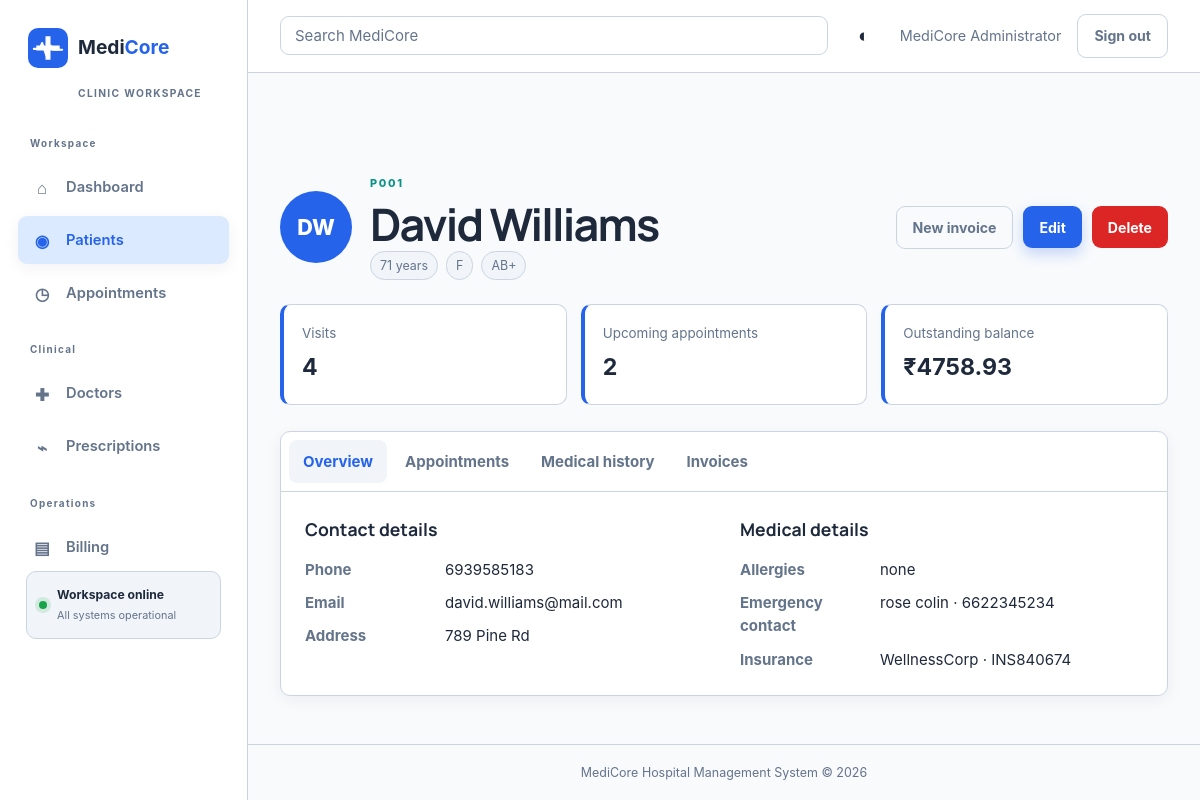
/patients/1 (signed in), run on the app's committed database.
### app/models.py (models this page shows, shortened)
class User(UserMixin, db.Model):
    id = db.Column(db.Integer, primary_key=True)
    full_name = db.Column(db.String(120), nullable=False)
    username = db.Column(db.String(80), unique=True, nullable=False, index=True)
    email = db.Column(db.String(120), unique=True, nullable=False, index=True)
    password_hash = db.Column(db.String(255), nullable=False)
    role = db.Column(db.String(20), nullable=False, default="receptionist")
    is_active = db.Column(db.Boolean, nullable=False, default=True)
    failed_login_count = db.Column(db.Integer, nullable=False, default=0)
    locked_until = db.Column(db.DateTime)
    last_login_at = db.Column(db.DateTime)
    created_at = db.Column(db.DateTime, nullable=False, default=datetime.utcnow)

class Patient(db.Model):
    id = db.Column(db.Integer, primary_key=True)
    patient_code = db.Column(db.String(20), unique=True, nullable=False, index=True)
    first_name = db.Column(db.String(80), nullable=False)
    last_name = db.Column(db.String(80), nullable=False)
    dob = db.Column(db.Date, nullable=False)
    gender = db.Column(db.String(20), nullable=False)
    blood_group = db.Column(db.String(10))
    phone = db.Column(db.String(10), nullable=False)
    email = db.Column(db.String(120))
    address = db.Column(db.Text)
    registration_date = db.Column(db.Date)
    insurance_provider = db.Column(db.String(120))
    insurance_number = db.Column(db.String(80))
    emergency_contact_name = db.Column(db.String(120))
    emergency_contact_phone = db.Column(db.String(10))
    allergies = db.Column(db.Text)
    created_at = db.Column(db.DateTime, nullable=False, default=datetime.utcnow)
    @property
    def age(self):
        today = date.today()
        return today.year - self.dob.year - ((today.month, today.day) < (self.dob.month, self.dob.day))
    @property
    def full_name(self):
        return f"{self.first_name} {self.last_name}"

### app/routes/patients.py (the view)
@patients_bp.route("/<int:patient_id>")
@permission_required("patients.read")
def detail(patient_id):
    patient = db.get_or_404(Patient, patient_id)
    if not can_access_patient(patient):
        return "Forbidden", 403
    record_event("patient_viewed", resource_type="patient", resource_id=patient.id)
    upcoming = sorted(
        [appointment for appointment in patient.appointments if appointment.status == "scheduled"],
        key=lambda appointment: (appointment.appointment_date, appointment.appointment_time),
    )
    records = sorted(patient.medical_records, key=lambda record: record.visit_date, reverse=True)
    return render_template("patients/detail.html", patient=patient, upcoming=upcoming, records=records)

### app/__init__.py (called while the page is built)
@login_manager.user_loader
def load_user(user_id):
    from app.models import User
    return db.session.get(User, int(user_id))

### app/models.py (called while the page is built)
    @property
    def balance(self):
        return self.total - self.amount_paid

### app/security/audit.py (called while the page is built)
def record_event(action, *, resource_type=None, resource_id=None, success=True, context=None, commit=True):
    event = AuditEvent(
        user_id=current_user.id if current_user.is_authenticated else None,
        user_role=current_user.role if current_user.is_authenticated else None,
        action=action,
        resource_type=resource_type,
        resource_id=str(resource_id) if resource_id is not None else None,
        ip_address=request.remote_addr if has_request_context() else None,
        user_agent=(request.user_agent.string[:512] if has_request_context() else None),
        success=success,
        context=context[:500] if context else None,
    )
    db.session.add(event)
    if commit:
        db.session.commit()
    return event

### app/security/permissions.py (called while the page is built)
def has_permission(permission):
    return current_user.is_authenticated and permission in ROLE_PERMISSIONS.get(current_user.role, set())

def permission_required(permission):
    def decorator(view):
        @wraps(view)
        @login_required
        def wrapped(*args, **kwargs):
            if not has_permission(permission):
                abort(403)
            return view(*args, **kwargs)
        return wrapped
    return decorator

def can_access_patient(patient):
    if not current_user.is_authenticated:
        return False
    if current_user.role in {"admin", "receptionist"}:
        return True
    if current_user.role == "doctor":
        return any(appointment.doctor.user_id == current_user.id for appointment in patient.appointments)
    if current_user.role == "nurse":
        return any(appointment.doctor.user_id == current_user.id for appointment in patient.appointments)
    return False

### app/templates/patients/detail.html (shortened to what this page needs)
{% extends 'base.html' %}
{% block content %}
<div class="patient-header"><div class="avatar">{{ patient.first_name[0] }}{{ patient.last_name[0] }}</div><div><p class="eyebrow">{{ patient.patient_code }}</p><h1>{{ patient.full_name }}</h1><div class="chip-row"><span class="chip">{{ patient.age }} years</span><span class="chip">{{ patient.gender }}</span><span class="chip">{{ patient.blood_group or 'Blood group not recorded' }}</span></div></div><div class="header-actions">{% if current_user.role in ['admin', 'accountant', 'billing_staff'] %}<a class="button button-quiet" href="{{ url_for('billing.new_invoice', patient_id=patient.id) }}">New invoice</a>{% endif %}{% if current_user.role in ['admin', 'receptionist'] %}<a class="button button-primary" href="{{ url_for('patients.edit', patient_id=patient.id) }}">Edit</a>{% endif %}{% if current_user.role == 'admin' %}<form method="post" action="{{ url_for('patients.delete', patient_id=patient.id) }}" onsubmit="return confirm('Delete this patient record?')"><input type="hidden" name="csrf_token" value="{{ csrf_token() }}"><button class="button button-danger" type="submit">Delete</button></form>{% endif %}</div></div>
<div class="quick-stats"><div><span>Visits</span><strong>{{ patient.medical_records|length }}</strong></div><div><span>Upcoming appointments</span><strong>{{ upcoming|length }}</strong></div><div><span>Outstanding balance</span><strong>₹{{ '%.2f'|format(patient.invoices|sum(attribute='balance')) }}</strong></div></div>
<div class="tabs" data-tabs><div class="tab-list" role="tablist"><button class="tab-button is-active" type="button" role="tab" aria-selected="true" data-tab="overview">Overview</button><button class="tab-button" type="button" role="tab" aria-selected="false" data-tab="appointments">Appointments</button><button class="tab-button" type="button" role="tab" aria-selected="false" data-tab="history">Medical history</button><button class="tab-button" type="button" role="tab" aria-selected="false" data-tab="invoices">Invoices</button></div>
<section class="tab-panel is-active" data-panel="overview"><div class="detail-grid"><div><h2>Contact details</h2><dl class="detail-list"><dt>Phone</dt><dd>{{ patient.phone }}</dd><dt>Email</dt><dd>{{ patient.email or 'Not recorded' }}</dd><dt>Address</dt><dd>{{ patient.address or 'Not recorded' }}</dd></dl></div><div><h2>Medical details</h2><dl class="detail-list"><dt>Allergies</dt><dd>{{ patient.allergies or 'None recorded' }}</dd><dt>Emergency contact</dt><dd>{{ patient.emergency_contact_name or 'Not recorded' }}{% if patient.emergency_contact_phone %} · {{ patient.emergency_contact_phone }}{% endif %}</dd><dt>Insurance</dt><dd>{{ patient.insurance_provider or 'Not recorded' }}{% if patient.insurance_number %} · {{ patient.insurance_number }}{% endif %}</dd></dl></div></div></section>
</div>
{% endblock %}

### app/templates/partials/_user_menu.html
{% if current_user.is_authenticated %}
  <span class="user-greeting">{{ current_user.full_name }}</span>
  <form method="post" action="{{ url_for('auth.logout') }}"><input type="hidden" name="csrf_token" value="{{ csrf_token() }}"><button class="button button-quiet" type="submit">Sign out</button></form>
{% endif %}

### data on the page
User: full_name "MediCore Administrator"
Patient: first_name "D", last_name "W", patient_code "P001", full_name "David Williams", age "71", gender "F", blood_group "AB+", phone "6939585183", email "david.williams@mail.com", address "789 Pine Rd", allergies "none", emergency_contact_name "rose colin", emergency_contact_phone "6622345234", insurance_provider "WellnessCorp", insurance_number "INS840674"

### other printed values
{{ patient.medical_records|length }} "4"
{{ upcoming|length }} "2"
{{ '%.2f'|format(patient.invoices|sum(attribute='balance')) }} "4758.93"
{{ APP_NAME }} "MediCore"
